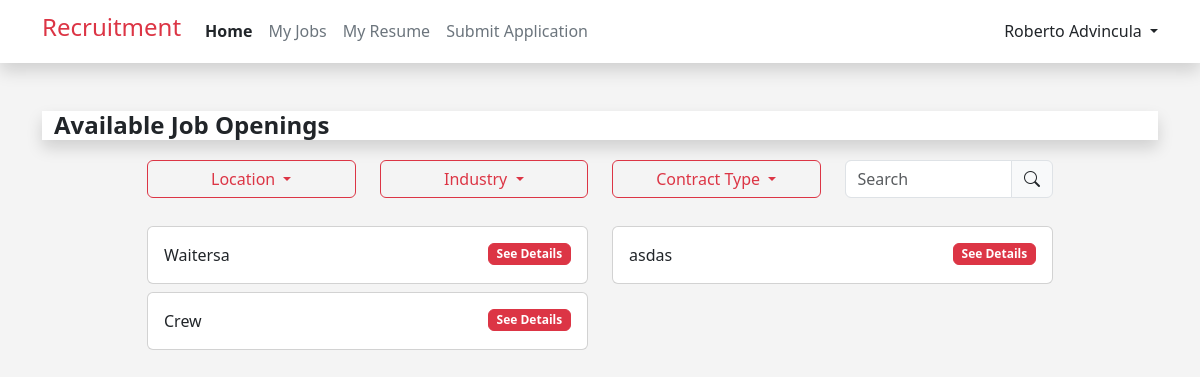
/index.php (signed in), run on an earlier commit of the app's database.
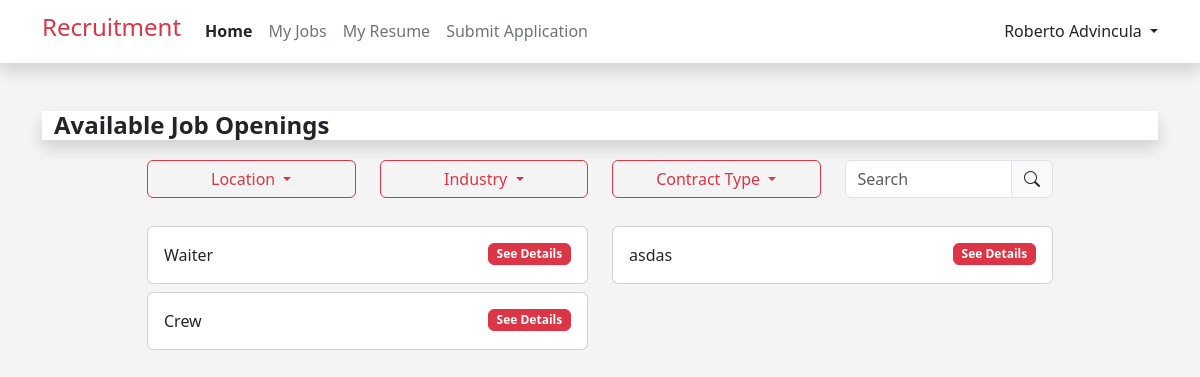
And on a later commit of the database.
### tables this page shows
CREATE TABLE `mrfs` (
  `id` int(11) NOT NULL,
  `industry` varchar(255) NOT NULL,
  `mrf_status` varchar(255) NOT NULL,
  `closed_date` date NOT NULL,
  `request_date` date NOT NULL DEFAULT current_timestamp(),
  `client` varchar(255) NOT NULL,
  `location` varchar(255) NOT NULL,
  `aging_days` varchar(255) NOT NULL,
  `mrf_number` varchar(255) NOT NULL,
  `new_request` varchar(255) NOT NULL,
  `head_count` int(11) NOT NULL,
  `job_position` varchar(255) NOT NULL,
  `contract_type` varchar(255) NOT NULL,
  `classification` varchar(255) NOT NULL,
  `placed` int(11) NOT NULL,
  `variance` int(11) NOT NULL,
  `cancel` int(11) NOT NULL,
  `job_description` text NOT NULL,
  `qualification` text NOT NULL,
  `remarks` text NOT NULL
);

### index_process.php (called while the page is built, shortened)
<?php
include ("dbconn.php");
if (isset($_SESSION['user_id'])) {
    $userId = $_SESSION['user_id'];
    $mrf_status = "Post";
    $query =
        "SELECT mrfs.*
        FROM mrfs
        LEFT JOIN job_applicants ON mrfs.id = job_applicants.job_id AND job_applicants.user_id = ?
        WHERE mrfs.mrf_status = ? AND job_applicants.user_id IS NULL";
    $stmt = $conn->prepare($query);
    $stmt->bind_param("is", $userId, $mrf_status);
    $stmt->execute();
    $result = $stmt->get_result();
}
?>

### index.php (the view, shortened to what the changed rows need)
<?php
include ("index_process.php");
include ("components/header.php");
?>
<!DOCTYPE html>
<html lang="en">
<head>
</head>
<body style="background-color: #F4F4F4; ">
    <div class="container">
        <div class="container bg-transparent  mb-3 ">
            <div class="row">
                <div class="col-lg-10 mx-auto">
                    <div class="job_search">
                        <div class="search_result">
                            <div class="row">
                                <?php
                                while ($row = mysqli_fetch_assoc($result)) {
                                    ?>
                                    <div class="col-md-6 ">
                                        <div class="card mb-2 ">
                                            <div class="card-body">
                                                <div class="row">
                                                    <div class="col">
                                                        <p class="card-text job-name">
                                                            <?php echo $row['job_position']; ?>
                                                        </p>
                                                    </div>
                                                    <div class="col">
                                                        <button type="button" class="btn btn-danger badge float-end"
                                                            data-bs-toggle="modal"
                                                            data-bs-target="#viewJobDetails<?php echo $row['id']; ?>">
                                                            See Details
                                                        </button>
                                                    </div>
                                                </div>
                                            </div>
                                        </div>
                                    </div>
                                    <?php
                                }
                                ?>
                            </div>
                        </div>
                    </div>
                </div>
            </div>
        </div>
</body>
</html>

What changed in the data, as far as the page shows it:
no longer on this page (row edited): mrfs: job_position "Waitersa"
now on this page (row unchanged): mrfs: job_position "Waiter"
